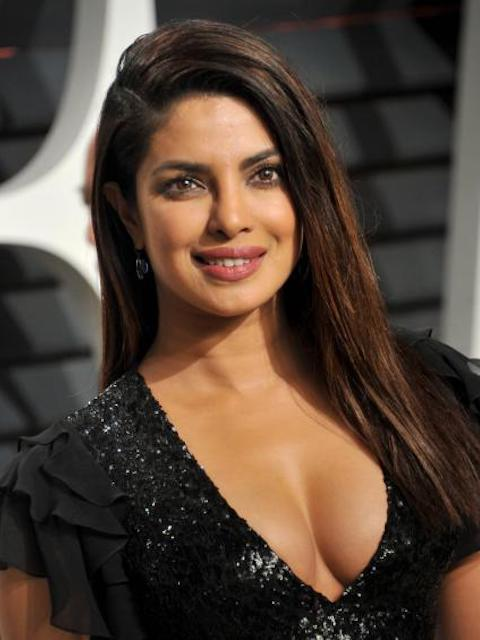
#> input picture FaceRecognition-master/TestImages/Priyanka3.jpg, 480 x 640 px; its folder holds 5 pictures in this run
$ python TestModel.py
#> lines starting #> are read from the running program, lines starting #| are printed output that depends on the picture
### FaceRecognition-master/faceRecognition.py
import cv2
import os
import numpy as np

# This module contains all common functions that are called in TestModel.py file


# Given an image below function returns rectangle for face detected alongwith gray scale image
def detect_faces(test_img):
    gray_img = cv2.cvtColor(test_img,cv2.COLOR_BGR2GRAY)#convert color image to grayscale
    # Load haar classifier, selected from cv2 module
    haar_cascade = cv2.CascadeClassifier('HaarCascade/haarcascade_frontalface_default.xml')
    detected_faces = haar_cascade.detectMultiScale(gray_img,scaleFactor=1.32,minNeighbors=5)

    return detected_faces,gray_img


#Below function trains haar classifier and takes faces,faceID returned by previous function as its arguments
# [4 lines left out: function train_classifier, not called in this run]


# Print label for face detected.
def label_face(image, text, x, y):
    cv2.putText(image, text, (x, y), cv2.FONT_HERSHEY_DUPLEX, 2, (255, 0, 0), 4)

# draw rectangle around face
# [33 lines left out: functions draw_rect, get_labels_for_images, not called in this run]

### FaceRecognition-master/TestModel.py
# This is to test our model. We first need to train model before testing it.
# Run this module after running ModelTrainer.py


import cv2
import os
import faceRecognition as fr

BASE_DIR = os.path.dirname(os.path.abspath(__file__))
image_dir = os.path.join(BASE_DIR, "TestImages")


# This is testing module for face recognition system.

# subject Image path
# path = os.path.join(image_dir, "Kangana.jpg")
# path = os.path.join(image_dir, "Priyanka1.jpg")
# path = os.path.join(image_dir, "Priyanka2.jpg")
path = os.path.join(image_dir, "Priyanka3.jpg")


subjectImage=cv2.imread(path)
#> subjectImage is the input picture: shape (640, 480, 3); mean B, G, R 54.8, 66.5, 82.9
# conversion of color image to gray image increases detect rates.
faces_detected_in_image,gray_img=fr.detect_faces(subjectImage)
#> in detect_faces, `gray_img = cv2.cvtColor(test_img,cv2.COLOR_BGR2GRAY)#convert color ima..`:
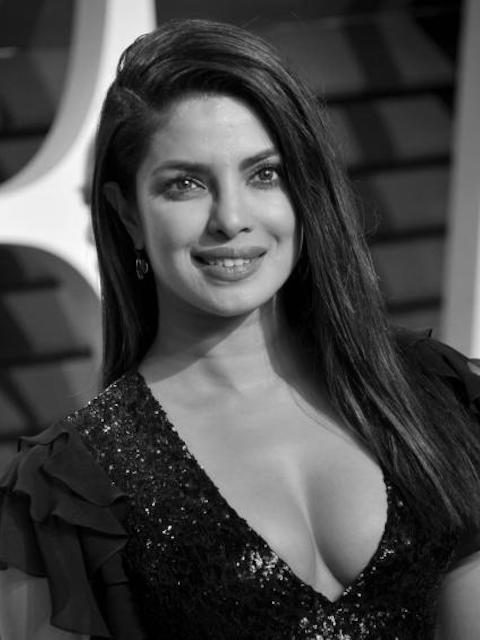
#> gray_img: shape (640, 480); min 0, max 254, mean 70.1
#> in detect_faces, `detected_faces = haar_cascade.detectMultiScale(gray_img,scaleFactor=1...`: detected_faces = [[125, 102, 201, 201]]
#> faces_detected_in_image = [[125, 102, 201, 201]]
print("faces detected:",faces_detected_in_image)
#| faces detected: [[125 102 201 201]]


face_recognizer=cv2.face.LBPHFaceRecognizer_create()
# we load TrainedModel.yml which has our trained model stored.
#> (the run stopped early here; a loop or call above may not have finished)
